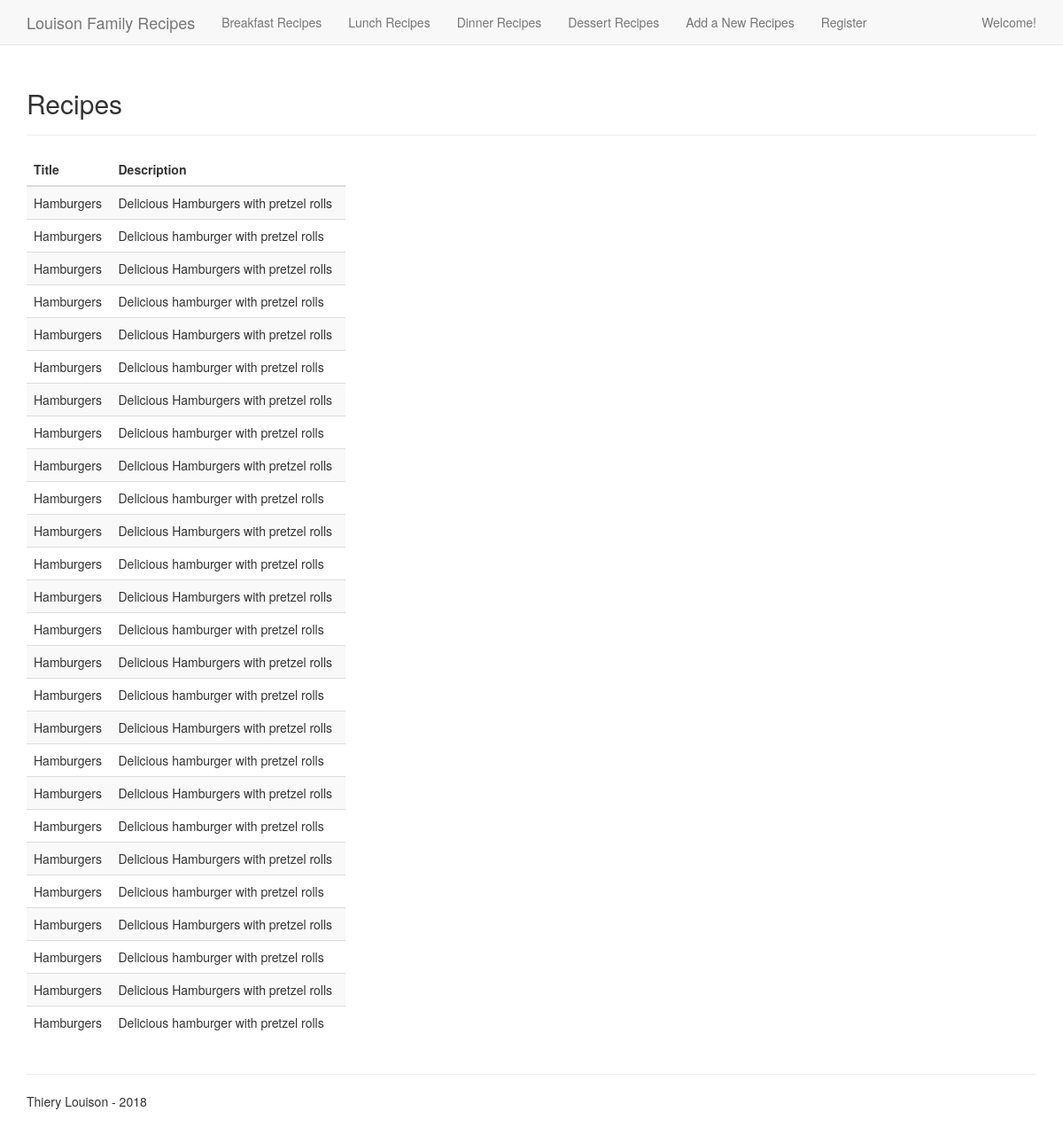
The page / on the database its author committed.
### project/models.py (models this page shows, shortened)
class Recipe(db.Model):
    __tablename__ = 'recipes'
    id = db.Column(db.Integer, primary_key=True)
    recipe_title = db.Column(db.String, nullable=False)
    recipe_description = db.Column(db.String, nullable=False)

### project/recipes/views.py (the view)
@recipes_blueprint.route('/')
def index():
    all_recipes = Recipe.query.all()
    return render_template('recipes.html', recipes=all_recipes)

### project/templates/recipes.html
{% extends "layout.html" %}
{% block content %}
<div class="page-header">
  <h2>Recipes</h2>
</div>
<div class="row">
  <div class="col-md-4">
    <table class="table table-striped" id="owned_stock_table">
      <thead>
        <tr>
          <th>Title</th>
          <th>Description</th>
        </tr>
      </thead>
      <tbody>
        {% for recipe in recipes %}
        <tr>
          <td>{{ recipe.recipe_title }}</td>
          <td>{{ recipe.recipe_description }}</td>
        </tr>
        {% endfor %}
      </tbody>
    </table>
  </div>
</div>
{% endblock %}

### project/templates/layout.html (shortened to what this page needs)
<!DOCTYPE html>
<html lang="en">
<head>
    <link href="https://maxcdn.bootstrapcdn.com/bootstrap/3.3.6/css/bootstrap.min.css" rel="stylesheet"
>
    <link rel="stylesheet" href="{{ url_for('static', filename='css/main.css') }}">
</head>
<body>
    <nav class="navbar navbar-default navbar-fixed-top">
        <div class="container">
            <div class="navbar-header">
                <a class="navbar-brand" href="{{ url_for('recipes.index') }}">Louison Family Recipes</a>
            </div>
            <div class="collapse navbar-collapse" id="recipes-navbar-collapse-1">
                <ul class="nav navbar-nav">
                    <li><a href="#">Breakfast Recipes</a></li>
                    <li><a href="#">Lunch Recipes</a></li>
                    <li><a href="#">Dinner Recipes</a></li>
                    <li><a href="#">Dessert Recipes</a></li>
                    <li><a href="{{ url_for('recipes.add_recipe') }}">Add a New Recipes</a></li>
                    <li><a href="{{ url_for('users.register') }}">Register</a></li>
                </ul>
                <ul class="nav navbar-nav navbar-right">
                    <li><a href="#">Welcome!</a></li>
                </ul>
            </div>
        </div>
    </nav>
    <div class="container">
        <div class="content">
            {% block content %}
            {% endblock %}
        </div>
        <div class="footer">
            <hr>
            <p>Thiery Louison - 2018</p>
        </div>
    </div>
</body>
</html>

### project/static/css/main.css (style rules this page uses)
body { padding: 60px 0; background: #ffffff; }

### rows shown on the page
Recipe: recipe_title "Hamburgers", recipe_description "Delicious Hamburgers with pretzel rolls"
Recipe: recipe_title "Hamburgers", recipe_description "Delicious hamburger with pretzel rolls"
Recipe: recipe_title "Hamburgers", recipe_description "Delicious Hamburgers with pretzel rolls"
Recipe: recipe_title "Hamburgers", recipe_description "Delicious hamburger with pretzel rolls"
Recipe: recipe_title "Hamburgers", recipe_description "Delicious Hamburgers with pretzel rolls"
Recipe: recipe_title "Hamburgers", recipe_description "Delicious hamburger with pretzel rolls"
Recipe: recipe_title "Hamburgers", recipe_description "Delicious Hamburgers with pretzel rolls"
Recipe: recipe_title "Hamburgers", recipe_description "Delicious hamburger with pretzel rolls"
Recipe: recipe_title "Hamburgers", recipe_description "Delicious Hamburgers with pretzel rolls"
Recipe: recipe_title "Hamburgers", recipe_description "Delicious hamburger with pretzel rolls"
Recipe: recipe_title "Hamburgers", recipe_description "Delicious Hamburgers with pretzel rolls"
Recipe: recipe_title "Hamburgers", recipe_description "Delicious hamburger with pretzel rolls"
Recipe: recipe_title "Hamburgers", recipe_description "Delicious Hamburgers with pretzel rolls"
Recipe: recipe_title "Hamburgers", recipe_description "Delicious hamburger with pretzel rolls"
Recipe: recipe_title "Hamburgers", recipe_description "Delicious Hamburgers with pretzel rolls"
Recipe: recipe_title "Hamburgers", recipe_description "Delicious hamburger with pretzel rolls"
Recipe: recipe_title "Hamburgers", recipe_description "Delicious Hamburgers with pretzel rolls"
Recipe: recipe_title "Hamburgers", recipe_description "Delicious hamburger with pretzel rolls"
Recipe: recipe_title "Hamburgers", recipe_description "Delicious Hamburgers with pretzel rolls"
Recipe: recipe_title "Hamburgers", recipe_description "Delicious hamburger with pretzel rolls"
Recipe: recipe_title "Hamburgers", recipe_description "Delicious Hamburgers with pretzel rolls"
Recipe: recipe_title "Hamburgers", recipe_description "Delicious hamburger with pretzel rolls"
Recipe: recipe_title "Hamburgers", recipe_description "Delicious Hamburgers with pretzel rolls"
Recipe: recipe_title "Hamburgers", recipe_description "Delicious hamburger with pretzel rolls"
Recipe: recipe_title "Hamburgers", recipe_description "Delicious Hamburgers with pretzel rolls"
Recipe: recipe_title "Hamburgers", recipe_description "Delicious hamburger with pretzel rolls"
